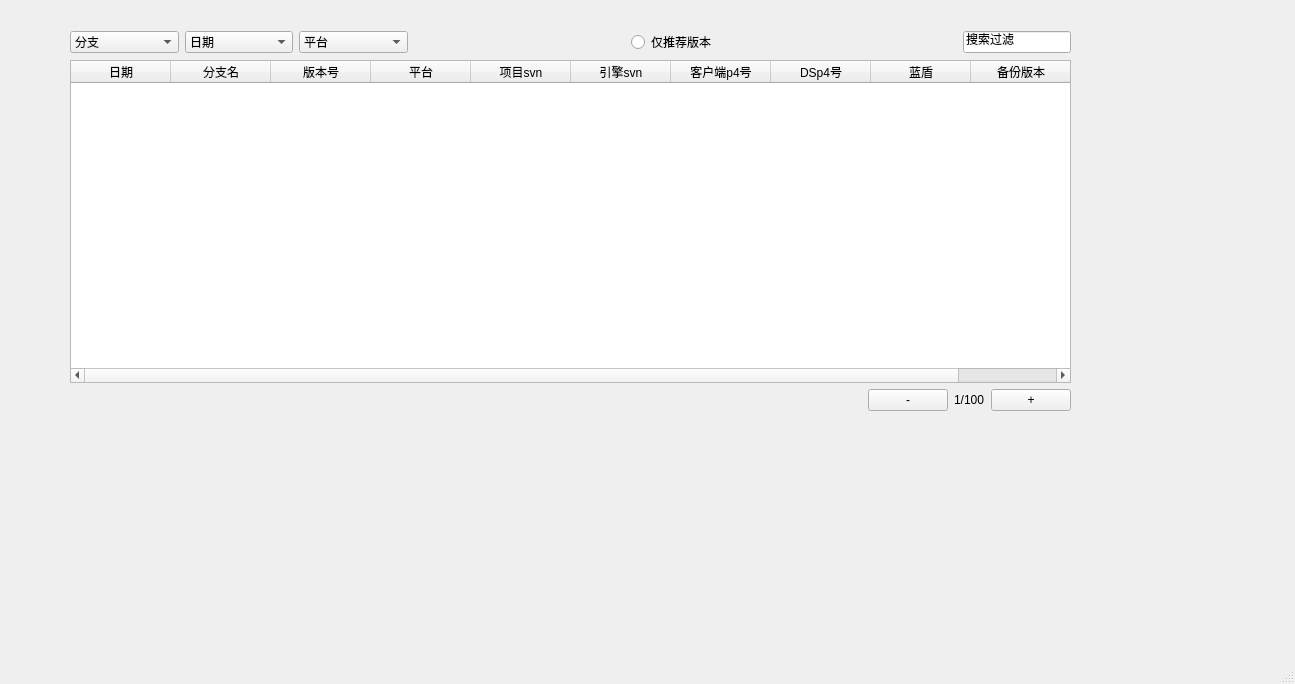
<?xml version="1.0" encoding="UTF-8"?>
<ui version="4.0">
 <class>MainWindow</class>
 <widget class="QMainWindow" name="MainWindow">
  <property name="geometry">
   <rect>
    <x>0</x>
    <y>0</y>
    <width>1295</width>
    <height>684</height>
   </rect>
  </property>
  <property name="minimumSize">
   <size>
    <width>1</width>
    <height>1</height>
   </size>
  </property>
  <property name="windowTitle">
   <string>MainWindow</string>
  </property>
  <widget class="QWidget" name="centralwidget">
   <widget class="QWidget" name="layoutWidget">
    <property name="geometry">
     <rect>
      <x>70</x>
      <y>30</y>
      <width>1001</width>
      <height>381</height>
     </rect>
    </property>
    <layout class="QVBoxLayout" name="verticalLayout">
     <item>
      <layout class="QHBoxLayout" name="horizontalLayout" stretch="2,2,2,4,2,4,0">
       <item>
        <widget class="QComboBox" name="branch">
         <item>
          <property name="text">
           <string>分支</string>
          </property>
         </item>
         <item>
          <property name="text">
           <string>trunk</string>
          </property>
         </item>
        </widget>
       </item>
       <item>
        <widget class="QComboBox" name="date">
         <item>
          <property name="text">
           <string>日期</string>
          </property>
         </item>
        </widget>
       </item>
       <item>
        <widget class="QComboBox" name="platform">
         <item>
          <property name="text">
           <string>平台</string>
          </property>
         </item>
         <item>
          <property name="text">
           <string>Android</string>
          </property>
         </item>
         <item>
          <property name="text">
           <string>IOS</string>
          </property>
         </item>
         <item>
          <property name="text">
           <string>PC</string>
          </property>
         </item>
         <item>
          <property name="text">
           <string>HM</string>
          </property>
         </item>
        </widget>
       </item>
       <item>
        <spacer name="horizontalSpacer">
         <property name="orientation">
          <enum>Qt::Horizontal</enum>
         </property>
         <property name="sizeHint" stdset="0">
          <size>
           <width>40</width>
           <height>20</height>
          </size>
         </property>
        </spacer>
       </item>
       <item>
        <widget class="QRadioButton" name="recommended_version_button">
         <property name="text">
          <string>仅推荐版本</string>
         </property>
        </widget>
       </item>
       <item>
        <spacer name="horizontalSpacer_2">
         <property name="orientation">
          <enum>Qt::Horizontal</enum>
         </property>
         <property name="sizeHint" stdset="0">
          <size>
           <width>40</width>
           <height>20</height>
          </size>
         </property>
        </spacer>
       </item>
       <item>
        <widget class="QLineEdit" name="search_lineEdit">
         <property name="text">
          <string>搜索过滤</string>
         </property>
        </widget>
       </item>
      </layout>
     </item>
     <item>
      <widget class="QTableWidget" name="tableWidget">
       <attribute name="horizontalHeaderVisible">
        <bool>true</bool>
       </attribute>
       <attribute name="horizontalHeaderMinimumSectionSize">
        <number>10</number>
       </attribute>
       <attribute name="horizontalHeaderHighlightSections">
        <bool>true</bool>
       </attribute>
       <attribute name="verticalHeaderMinimumSectionSize">
        <number>10</number>
       </attribute>
       <column>
        <property name="text">
         <string>日期</string>
        </property>
       </column>
       <column>
        <property name="text">
         <string>分支名</string>
        </property>
       </column>
       <column>
        <property name="text">
         <string>版本号</string>
        </property>
       </column>
       <column>
        <property name="text">
         <string>平台</string>
        </property>
       </column>
       <column>
        <property name="text">
         <string>项目svn</string>
        </property>
       </column>
       <column>
        <property name="text">
         <string>引擎svn</string>
        </property>
       </column>
       <column>
        <property name="text">
         <string>客户端p4号</string>
        </property>
       </column>
       <column>
        <property name="text">
         <string>DSp4号</string>
        </property>
       </column>
       <column>
        <property name="text">
         <string>蓝盾</string>
        </property>
       </column>
       <column>
        <property name="text">
         <string>备份版本</string>
        </property>
       </column>
      </widget>
     </item>
     <item>
      <layout class="QHBoxLayout" name="horizontalLayout_3">
       <item>
        <spacer name="horizontalSpacer_3">
         <property name="orientation">
          <enum>Qt::Horizontal</enum>
         </property>
         <property name="sizeHint" stdset="0">
          <size>
           <width>668</width>
           <height>18</height>
          </size>
         </property>
        </spacer>
       </item>
       <item>
        <layout class="QHBoxLayout" name="horizontalLayout_2">
         <item>
          <widget class="QPushButton" name="pushButton">
           <property name="minimumSize">
            <size>
             <width>1</width>
             <height>1</height>
            </size>
           </property>
           <property name="text">
            <string>-</string>
           </property>
          </widget>
         </item>
         <item>
          <widget class="QLabel" name="label">
           <property name="minimumSize">
            <size>
             <width>5</width>
             <height>0</height>
            </size>
           </property>
           <property name="text">
            <string>1/100</string>
           </property>
          </widget>
         </item>
         <item>
          <widget class="QPushButton" name="pushButton_2">
           <property name="minimumSize">
            <size>
             <width>1</width>
             <height>1</height>
            </size>
           </property>
           <property name="text">
            <string>+</string>
           </property>
           <property name="iconSize">
            <size>
             <width>1</width>
             <height>1</height>
            </size>
           </property>
          </widget>
         </item>
        </layout>
       </item>
      </layout>
     </item>
    </layout>
   </widget>
  </widget>
  <widget class="QMenuBar" name="menubar">
   <property name="geometry">
    <rect>
     <x>0</x>
     <y>0</y>
     <width>1295</width>
     <height>23</height>
    </rect>
   </property>
  </widget>
  <widget class="QStatusBar" name="statusbar"/>
 </widget>
 <resources/>
 <connections/>
</ui>
